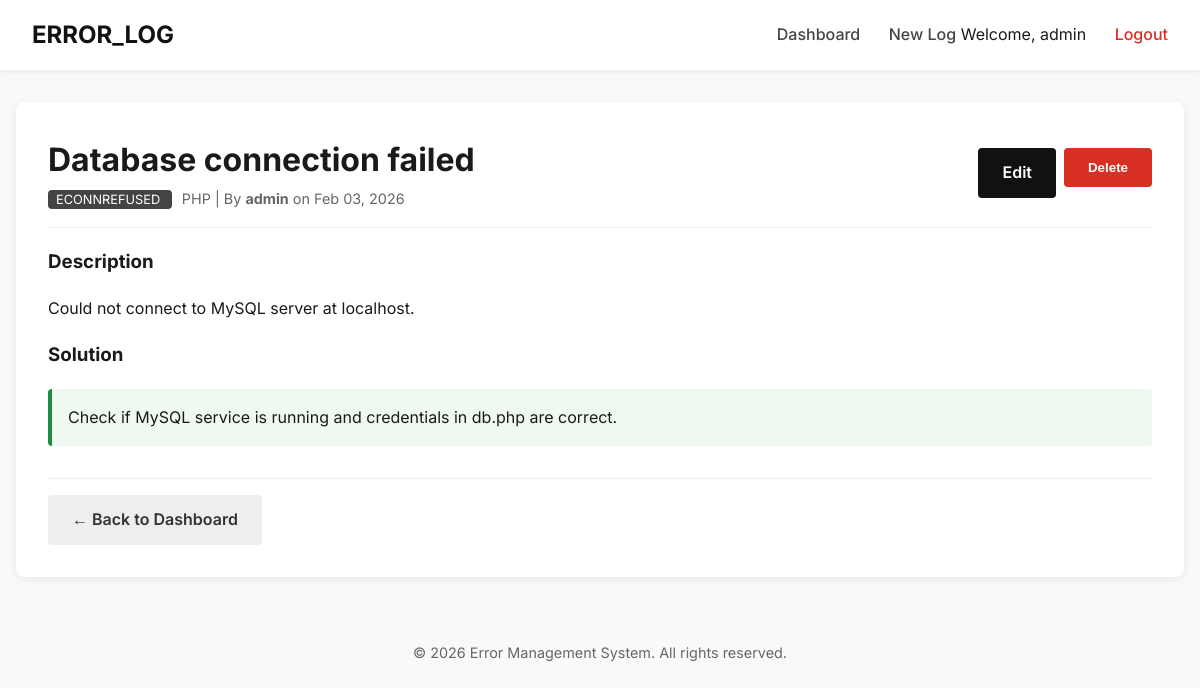
The page /view.php?id=1 (signed in) on the database its author committed.
### tables this page shows
CREATE TABLE IF NOT EXISTS errors (
    id INT AUTO_INCREMENT PRIMARY KEY,
    user_id INT NOT NULL,
    error_code VARCHAR(50),
    title VARCHAR(255) NOT NULL,
    description TEXT NOT NULL,
    solution TEXT,
    language VARCHAR(50),
    created_at TIMESTAMP DEFAULT CURRENT_TIMESTAMP,
    FOREIGN KEY (user_id) REFERENCES users(id) ON DELETE CASCADE
);

CREATE TABLE IF NOT EXISTS users (
    id INT AUTO_INCREMENT PRIMARY KEY,
    username VARCHAR(50) NOT NULL UNIQUE,
    password VARCHAR(255) NOT NULL,
    role ENUM('admin', 'user') DEFAULT 'user',
    created_at TIMESTAMP DEFAULT CURRENT_TIMESTAMP
);

### includes/functions.php (called while the page is built, shortened)
<?php
function h($string) {
    return htmlspecialchars($string, ENT_QUOTES, 'UTF-8');
}
?>

### public/view.php (the view, shortened to what this page needs)
<?php
require_once '../config/db.php';
require_once '../includes/functions.php';
$id = isset($_GET['id']) ? (int)$_GET['id'] : 0;
$sql = "SELECT e.*, u.username FROM errors e JOIN users u ON e.user_id = u.id WHERE e.id = ?";
$stmt = mysqli_prepare($conn, $sql);
mysqli_stmt_bind_param($stmt, "i", $id);
mysqli_stmt_execute($stmt);
$result = mysqli_stmt_get_result($stmt);
$row = mysqli_fetch_assoc($result);
?>
<?php include '../includes/header.php'; ?>
<div class="container">
    <div class="card">
        <div class="d-flex justify-between" style="align-items: center; border-bottom: 1px solid #eee; padding-bottom: 1rem; margin-bottom: 1rem;">
            <div>
                <h1 style="margin: 0;"><?= h($row['title']) ?></h1>
                <span style="background: var(--secondary-color); color: white; padding: 2px 8px; border-radius: 4px; font-size: 0.8rem; margin-right: 10px;">
                    <?= h($row['error_code']) ?>
                </span>
                <span style="color: #666; font-size: 0.9rem;">
                    <?= h($row['language']) ?> | By <strong><?= h($row['username']) ?></strong> on <?= date('M d, Y', strtotime($row['created_at'])) ?>
                </span>
            </div>
            <?php if(isset($_SESSION['user_id']) && $_SESSION['user_id'] == $row['user_id']): ?>
                <div class="d-flex gap-2">
                    <a href="edit.php?id=<?= $row['id'] ?>" class="btn btn-primary">Edit</a>
                    <form action="delete.php" method="POST" onsubmit="return confirm('Delete this log?')">
                        <button type="submit" class="btn btn-danger">Delete</button>
                    </form>
                </div>
            <?php endif; ?>
        </div>
        <div class="mb-4">
            <h3>Description</h3>
            <p style="white-space: pre-wrap;"><?= h($row['description']) ?></p>
        </div>
        <div class="mb-4">
            <h3>Solution</h3>
            <?php if($row['solution']): ?>
                <div style="background: #f0f9f0; padding: 1rem; border-left: 4px solid var(--success-color); border-radius: 4px;">
                    <p style="white-space: pre-wrap; margin: 0;"><?= h($row['solution']) ?></p>
                </div>
            <?php else: ?>
                <p style="color: #666; font-style: italic;">No solution recorded yet.</p>
            <?php endif; ?>
        </div>
        <div style="margin-top: 2rem; border-top: 1px solid #eee; padding-top: 1rem;">
            <a href="index.php" class="btn" style="background: #eee; color: #333;">&larr; Back to Dashboard</a>
        </div>
    </div>
</div>
<?php include '../includes/footer.php'; ?>

### assets/css/style.css (style rules this page uses)
:root { --primary-color: #111; --secondary-color: #444; --background-color: #f8f9fa; --text-color: #1a1a1a; --white: #ffffff; --error-color: #d93025; --success-color: #1e8e3e; --card-shadow: 0 2px 8px rgba(0, 0, 0, 0.08); }
body { font-family: 'Inter', 'Segoe UI', sans-serif; background-color: var(--background-color); color: var(--text-color); margin: 0; padding: 0; line-height: 1.6; }
.container { max-width: 1200px; margin: 2rem auto; padding: 0 1rem; }
.card { background: var(--white); border-radius: 8px; padding: 2rem; box-shadow: var(--card-shadow); margin-bottom: 2rem; }
.btn { display: inline-block; padding: 0.75rem 1.5rem; border-radius: 4px; text-decoration: none; font-weight: 600; cursor: pointer; border: none; transition: background-color 0.3s; }
.btn-primary { background-color: var(--primary-color); color: var(--white); }
.btn-danger { background-color: var(--error-color); color: var(--white); }
.d-flex { display: flex; }
.justify-between { justify-content: space-between; }
.gap-2 { gap: 0.5rem; }

### rows shown on the page
errors: title "Database connection failed", error_code "ECONNREFUSED", language "PHP", user.username "admin", created_at "Feb 03, 2026", description "Could not connect to MySQL server at localhost.", solution "Check if MySQL service is running and credentials in db.php are correct."

### other values the page prints
$_SESSION['username'] "admin"
